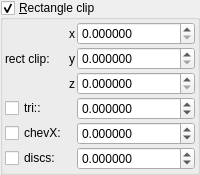
    <widget class="MyGroupBox" name="groupCheck_transf_function_enabledCy">
     <property name="title">
      <string>&amp;Rectangle clip</string>
     </property>
     <property name="checkable">
      <bool>true</bool>
     </property>
     <layout class="QVBoxLayout" name="verticalLayout_13">
      <property name="leftMargin">
       <number>2</number>
      </property>
      <property name="topMargin">
       <number>2</number>
      </property>
      <property name="rightMargin">
       <number>2</number>
      </property>
      <property name="bottomMargin">
       <number>2</number>
      </property>
      <item>
       <layout class="QGridLayout" name="gridLayout_15" columnstretch="0,0,1">
        <property name="spacing">
         <number>2</number>
        </property>
        <item row="2" column="1">
         <widget class="QLabel" name="label_134">
          <property name="text">
           <string notr="true">z</string>
          </property>
         </widget>
        </item>
        <item row="3" column="0">
         <widget class="MyCheckBox" name="checkBox_transf_function_enabledE_false">
          <property name="text">
           <string notr="true">tri::</string>
          </property>
         </widget>
        </item>
        <item row="3" column="2">
         <widget class="MyDoubleSpinBox" name="spinbox_transf_scaleE_1">
          <property name="sizePolicy">
           <sizepolicy hsizetype="Minimum" vsizetype="Maximum">
            <horstretch>0</horstretch>
            <verstretch>0</verstretch>
           </sizepolicy>
          </property>
          <property name="prefix">
           <string/>
          </property>
          <property name="suffix">
           <string/>
          </property>
          <property name="decimals">
           <number>6</number>
          </property>
          <property name="minimum">
           <double>-99.998999999999995</double>
          </property>
          <property name="maximum">
           <double>99.998999999999995</double>
          </property>
          <property name="singleStep">
           <double>0.100000000000000</double>
          </property>
          <property name="value">
           <double>0.000000000000000</double>
          </property>
         </widget>
        </item>
        <item row="0" column="2">
         <widget class="MyDoubleSpinBox" name="spinbox3_transf_offset_111_x">
          <property name="sizePolicy">
           <sizepolicy hsizetype="Minimum" vsizetype="Maximum">
            <horstretch>0</horstretch>
            <verstretch>0</verstretch>
           </sizepolicy>
          </property>
          <property name="prefix">
           <string/>
          </property>
          <property name="suffix">
           <string/>
          </property>
          <property name="decimals">
           <number>6</number>
          </property>
          <property name="minimum">
           <double>0.000000000000000</double>
          </property>
          <property name="maximum">
           <double>99.998999999999995</double>
          </property>
          <property name="singleStep">
           <double>0.010000000000000</double>
          </property>
         </widget>
        </item>
        <item row="4" column="0">
         <widget class="MyCheckBox" name="checkBox_transf_function_enabledX_false">
          <property name="text">
           <string notr="true">chevX:</string>
          </property>
         </widget>
        </item>
        <item row="4" column="2">
         <widget class="MyDoubleSpinBox" name="spinbox_transf_scaleF_1">
          <property name="sizePolicy">
           <sizepolicy hsizetype="Minimum" vsizetype="Maximum">
            <horstretch>0</horstretch>
            <verstretch>0</verstretch>
           </sizepolicy>
          </property>
          <property name="prefix">
           <string/>
          </property>
          <property name="suffix">
           <string/>
          </property>
          <property name="decimals">
           <number>6</number>
          </property>
          <property name="minimum">
           <double>-99.998999999999995</double>
          </property>
          <property name="maximum">
           <double>99.998999999999995</double>
          </property>
          <property name="singleStep">
           <double>0.100000000000000</double>
          </property>
          <property name="value">
           <double>0.000000000000000</double>
          </property>
         </widget>
        </item>
        <item row="1" column="2">
         <widget class="MyDoubleSpinBox" name="spinbox3_transf_offset_111_y">
          <property name="sizePolicy">
           <sizepolicy hsizetype="Minimum" vsizetype="Maximum">
            <horstretch>0</horstretch>
            <verstretch>0</verstretch>
           </sizepolicy>
          </property>
          <property name="prefix">
           <string/>
          </property>
          <property name="suffix">
           <string/>
          </property>
          <property name="decimals">
           <number>6</number>
          </property>
          <property name="minimum">
           <double>0.000000000000000</double>
          </property>
          <property name="maximum">
           <double>99.998999999999995</double>
          </property>
          <property name="singleStep">
           <double>0.010000000000000</double>
          </property>
         </widget>
        </item>
        <item row="2" column="2">
         <widget class="MyDoubleSpinBox" name="spinbox_transf_offsetB_p01">
          <property name="sizePolicy">
           <sizepolicy hsizetype="Minimum" vsizetype="Maximum">
            <horstretch>0</horstretch>
            <verstretch>0</verstretch>
           </sizepolicy>
          </property>
          <property name="prefix">
           <string/>
          </property>
          <property name="suffix">
           <string/>
          </property>
          <property name="decimals">
           <number>6</number>
          </property>
          <property name="minimum">
           <double>0.000000000000000</double>
          </property>
          <property name="maximum">
           <double>99.998999999999995</double>
          </property>
          <property name="singleStep">
           <double>0.010000000000000</double>
          </property>
         </widget>
        </item>
        <item row="1" column="1">
         <widget class="QLabel" name="label_133">
          <property name="text">
           <string notr="true">y</string>
          </property>
         </widget>
        </item>
        <item row="0" column="0" rowspan="3">
         <widget class="QLabel" name="label_116">
          <property name="text">
           <string>rect clip:</string>
          </property>
         </widget>
        </item>
        <item row="0" column="1">
         <widget class="QLabel" name="label_135">
          <property name="text">
           <string notr="true">x</string>
          </property>
         </widget>
        </item>
        <item row="5" column="2">
         <widget class="MyDoubleSpinBox" name="spinbox_transf_offsetR_1">
          <property name="sizePolicy">
           <sizepolicy hsizetype="Minimum" vsizetype="Maximum">
            <horstretch>0</horstretch>
            <verstretch>0</verstretch>
           </sizepolicy>
          </property>
          <property name="prefix">
           <string/>
          </property>
          <property name="suffix">
           <string/>
          </property>
          <property name="decimals">
           <number>6</number>
          </property>
          <property name="minimum">
           <double>-99.998999999999995</double>
          </property>
          <property name="maximum">
           <double>99.998999999999995</double>
          </property>
          <property name="singleStep">
           <double>0.010000000000000</double>
          </property>
         </widget>
        </item>
        <item row="5" column="0">
         <widget class="MyCheckBox" name="checkBox_transf_function_enabledS_false">
          <property name="text">
           <string notr="true">discs:</string>
          </property>
         </widget>
        </item>
       </layout>
      </item>
     </layout>
    </widget>
